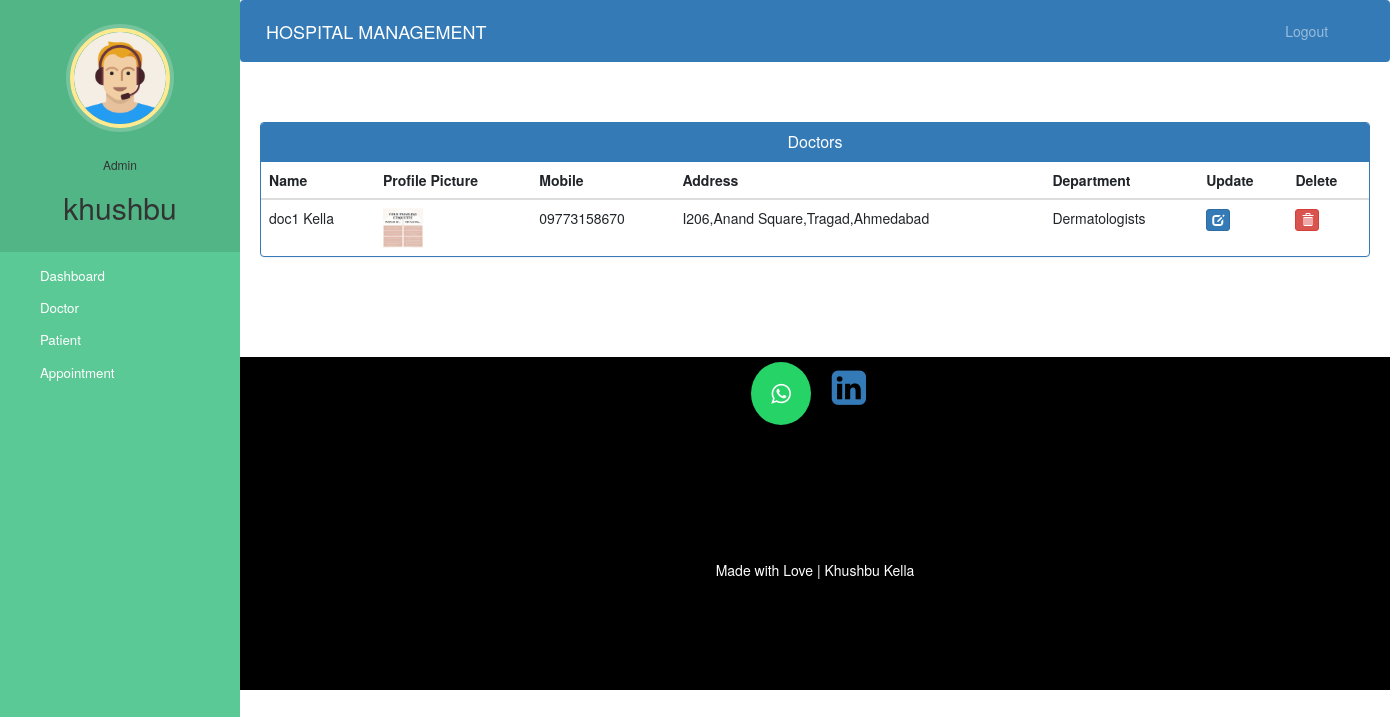
The app's page /admin-view-doctor (signed in) with its own data.
### hospital/models.py (models this page shows, shortened)
class Doctor(models.Model):
    user=models.OneToOneField(User,on_delete=models.CASCADE)
    profile_pic= models.ImageField(upload_to='profile_pic/DoctorProfilePic/',null=True,blank=True)
    address = models.CharField(max_length=40)
    mobile = models.CharField(max_length=20,null=True)
    department= models.CharField(max_length=50,choices=departments,default='Cardiologist')
    status=models.BooleanField(default=False)
    @property
    def get_name(self):
        return self.user.first_name+" "+self.user.last_name

### hospital/views.py (the view)
# urls.py: path('admin-view-doctor', views.admin_view_doctor_view,name='admin-view-doctor'),
@login_required(login_url='adminlogin')
@user_passes_test(is_admin)
def admin_view_doctor_view(request):
    doctors=models.Doctor.objects.all().filter(status=True)
    return render(request,'hospital/admin_view_doctor.html',{'doctors':doctors})

### hospital/views.py (called while the page is built)
def is_admin(user):
    return user.groups.filter(name='ADMIN').exists()

### templates/hospital/admin_view_doctor.html (shortened to what this page needs)
{% extends 'hospital/admin_base.html' %}
{% block content %}
{%load static%}
<head>
  <link href="//netdna.bootstrapcdn.com/bootstrap/3.0.0/css/bootstrap.min.css" rel="stylesheet" id="bootstrap-css">
</head>
<div class="container">
  <div class="panel panel-primary">
    <div class="panel-heading">
      <h6 class="panel-title">Doctors</h6>
    </div>
    <table class="table table-hover" id="dev-table">
      <thead>
        <tr>
          <th>Name</th>
          <th>Profile Picture</th>
          <th>Mobile</th>
          <th>Address</th>
          <th>Department</th>
          <th>Update</th>
          <th>Delete</th>
        </tr>
      </thead>
      {% for d in doctors %}
      <tr>
        <td> {{d.get_name}}</td>
        <td> <img src="{% static d.profile_pic.url %}" alt="Profile Pic" height="40px" width="40px" /></td>
        <td>{{d.mobile}}</td>
        <td>{{d.address}}</td>
        <td>{{d.department}}</td>
        <td><a class="btn btn-primary btn-xs" href="{% url 'update-doctor' d.id  %}"><span class="glyphicon glyphicon-edit"></span></a></td>
        <td><a class="btn btn-danger btn-xs" href="{% url 'delete-doctor-from-hospital' d.id  %}"><span class="glyphicon glyphicon-trash"></span></a></td>
      </tr>
      {% endfor %}
    </table>
  </div>
</div>
{% endblock content %}

### templates/hospital/admin_base.html (shortened to what this page needs)
<!DOCTYPE html>
{% load static %}
<html lang="en">
<head>
  <link rel="stylesheet" href="https://stackpath.bootstrapcdn.com/bootstrap/4.3.1/css/bootstrap.min.css">
  <link rel="stylesheet" href="https://maxcdn.bootstrapcdn.com/font-awesome/4.7.0/css/font-awesome.min.css">
  <link rel="stylesheet" href="{% static '/style.css' %}">
</head>
<body>
  <nav class="menu" tabindex="0">
    <header class="avatar">
      <img src="{% static "images/adminpropic.png" %}" />
      <br><br>
      <h6>Admin</h6>
      <h2>{{request.user.first_name}}</h2>
    </header>
    <ul>
      <li tabindex="0" class="icon-dashboard"> <a style="color:white; text-decoration:none;" href="/admin-dashboard"><span>Dashboard</span></a> </li>
      <li tabindex="0" class="icon-customers"> <a style="color:white; text-decoration:none;" href="/admin-doctor"><span>Doctor</span></a></li>
      <li tabindex="0" class="icon-users"> <a style="color:white; text-decoration:none;" href="/admin-patient"><span>Patient</span></a></li>
      <li tabindex="0" class="icon-calendar"> <a style="color:white; text-decoration:none;" href="/admin-appointment"><span>Appointment</span></a></li>
    </ul>
  </nav>
  <main>
    <div class="bs-example">
      <nav class="navbar navbar-expand-md  navbar-dark fixed-top" style="background:#337AB7;">
        <a href="/admin-dashboard" class="navbar-brand">HOSPITAL MANAGEMENT</a>
        <div class="collapse navbar-collapse justify-content-between" id="navbarCollapse">
          <div class="navbar-nav" style=" margin-left: 90%;">
            <a href="/logout" class="nav-item nav-link">Logout</a>
          </div>
        </div>
      </nav>
    </div>
    <br><br>
    {% block content %}
    {% endblock content %}
    <br><br><br><br>
    <footer>
      <p>
        <a id="ftr" href="https://api.whatsapp.com/send?phone=919773158670" class="fa fa-whatsapp"></a>
        <a href="https://www.linkedin.com/in/khushbu-kella/" class="fa fa-linkedin-square" style="font-size:40px"></a>
      </p>
      <br>
      <div class="container">
        <div class="row">
          <div class="col-md-12 col-sm-12">
            <div style="color:#ffffff;" class="wow fadeInUp footer-copyright">
              <p>Made with Love | Khushbu Kella
            </div>
          </div>
        </div>
      </div>
    </footer>
  </main>
</body>
</html>

### static/style.css (style rules this page uses)
body { padding-left: 240px; }
main { position: relative; height: 100vh; }
.menu { background: #5bc995; height: 100vh; width: 240px; position: fixed; top: 0px; left: 0; z-index: 5; outline: none; }
.menu .avatar { background: rgba(0, 0, 0, 0.1); padding: 2em 0.5em; text-align: center; }
.menu .avatar img { width: 100px; border-radius: 50%; overflow: hidden; border: 4px solid #ffea92; box-shadow: 0 0 0 4px rgba(255, 255, 255, 0.2); }
.menu .avatar h2 { font-weight: normal; margin-bottom: 0; }
.menu ul { list-style: none; padding: 0.5em 0; margin: 0; }
.menu ul li { padding: 0.5em 1em 0.5em 3em; font-size: 0.95em; font-weight: regular; background-repeat: no-repeat; background-position: left 15px center; background-size: auto 20px; transition: all 0.15s linear; cursor: pointer; }
.menu ul li.icon-dashboard { background-image: url("http://www.entypo.com/images//gauge.svg"); }
.menu ul li.icon-customers { background-image: url("http://www.entypo.com/images//briefcase.svg"); }
.menu ul li.icon-users { background-image: url("http://www.entypo.com/images//users.svg"); }
.menu ul li.icon-calendar { background-image: url("http://www.entypo.com/images//calendar.svg"); }

### templates/hospital/admin_base.html (style rules this page uses)
a:link { text-decoration: none; }
a { color: white; }
footer { padding: 0px 0px 0px 0px; background-color: black; margin: 0px; }
#ftr { padding: 20px; }
.fa { font-size: 23px; width: 60px; text-align: center; text-decoration: none; margin: 5px 2px; border-radius: 50%; }
.fa-whatsapp { background: #25d366; color: white; }
p { text-align: center; }
body { padding-left: 240px; }
main { position: relative; height: 100vh; }
.menu { background: #5bc995; height: 100vh; width: 240px; position: fixed; top: 0px; left: 0; z-index: 5; outline: none; }
.menu .avatar { background: rgba(0, 0, 0, 0.1); padding: 2em 0.5em; text-align: center; }
.menu .avatar img { width: 100px; border-radius: 50%; overflow: hidden; border: 4px solid #ffea92; box-shadow: 0 0 0 4px rgba(255, 255, 255, 0.2); }
.menu .avatar h2 { font-weight: normal; margin-bottom: 0; }
.menu ul { list-style: none; padding: 0.5em 0; margin: 0; }
.menu ul li { padding: 0.5em 1em 0.5em 3em; font-size: 0.95em; font-weight: regular; background-repeat: no-repeat; background-position: left 15px center; background-size: auto 20px; transition: all 0.15s linear; cursor: pointer; }
.menu ul li.icon-dashboard { background-image: url("http://www.entypo.com/images//gauge.svg"); }
.menu ul li.icon-customers { background-image: url("http://www.entypo.com/images//briefcase.svg"); }
.menu ul li.icon-users { background-image: url("http://www.entypo.com/images//users.svg"); }
.menu ul li.icon-calendar { background-image: url("http://www.entypo.com/images//calendar.svg"); }

### templates/hospital/admin_view_doctor.html (style rules this page uses)
a:link { text-decoration: none; }
h6 { text-align: center; }
.row { margin: 100px; }

### records on screen
Doctor: get_name "doc1 Kella", profile_pic (picture), mobile "09773158670", address "I206,Anand Square,Tragad,Ahmedabad", department "Dermatologists"

### other values on screen
{{ request.user.first_name }} "khushbu"
